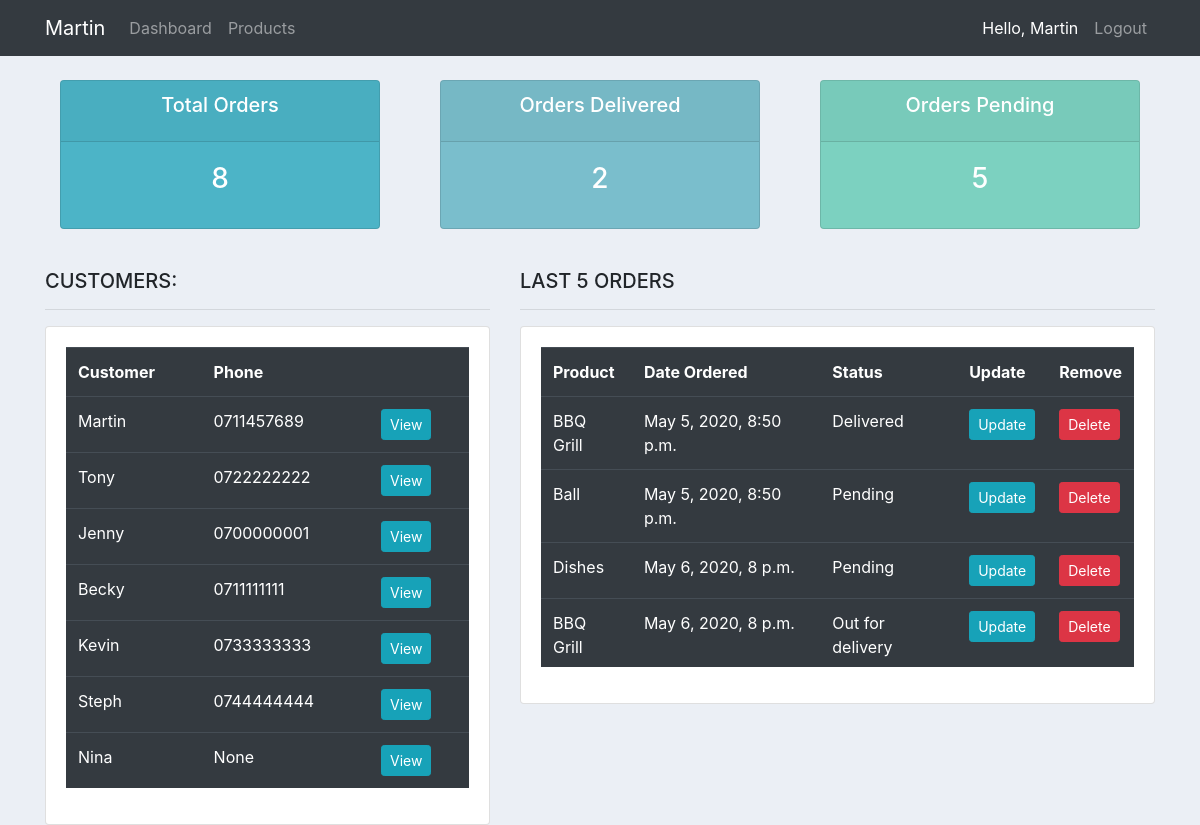
The app's page / (signed in) with its own data.
### accounts/models.py (models this page shows, shortened)
class Customer(models.Model):
    user = models.OneToOneField(User, null=True, blank=True, on_delete=models.CASCADE) # ONE USER CAN HAVE ONE CUSTOMER, ONE CUSTOMER CAN HAVE ONE USER
    name = models.CharField(max_length=200, null=True)
    phone = models.CharField(max_length=200, null=True)
    email = models.CharField(max_length=200, null=True)
    profile_pic = models.ImageField(default="default.png", null=True, blank=True)
    date_created = models.DateTimeField(auto_now_add=True, null=True)

class Order(models.Model):
    STATUS = (
        ('Pending', 'Pending'),
        ('Out for delivery', 'Out of delivery'),
        ('Delivered', 'Delivered'),
    )
    customer = models.ForeignKey(Customer, null=True, on_delete=models.SET_NULL)
    product = models.ForeignKey(Product, null=True, on_delete=models.SET_NULL)
    date_created = models.DateTimeField(auto_now_add=True, null=True)
    status = models.CharField(max_length=200, null=True, choices=STATUS) # Dropdown
    note = models.CharField(max_length=200, null=True)

class Product(models.Model):
    CATEGORY = (
        ('Indoor', 'Indoor'),
        ('Out Door', 'Out Door'),
    )
    name = models.CharField(max_length=200, null=True)
    price = models.FloatField(null=True)
    category = models.CharField(max_length=200, null=True, choices=CATEGORY)
    description = models.CharField(max_length=200, null=True, blank=True)
    date_created = models.DateTimeField(auto_now_add=True, null=True)
    tags = models.ManyToManyField(Tag)
    def __str__(self):
        return self.name

### accounts/decorators.py (the view)
    def wrapper_func(request, *args, **kwargs):
            group = None
            if request.user.groups.exists():
                group = request.user.groups.all()[0].name
            if group == 'customer':
                return redirect('user-page')
            if group == 'admin':
                return view_func(request, *args, **kwargs)

### accounts/views.py (called while the page is built)
@login_required(login_url='login')
@admin_only
def home(request):
    orders = Order.objects.all()
    customers = Customer.objects.all()
    total_customers = customers.count()
    total_orders = orders.count()
    delivered = orders.filter(status='Delivered').count()
    pending = orders.filter(status='Pending').count()
    context = {'orders': orders, 'customers': customers,
               "total_orders": total_orders, "delivered": delivered, "pending": pending}
    return render(request, 'accounts/dashboard.html', context)

### accounts/templates/accounts/dashboard.html (shortened to what this page needs)
{% extends 'accounts/main.html' %}
{% block content %}
{%  include 'accounts/status.html' %}
<br>
<div class="row">
    <div class="col-md-5">
        <h5>CUSTOMERS:</h5>
        <hr>
        <div class="card card-body">
            <table class="table table-hover table-dark">
                <tr>
                    <th>Customer</th>
                    <th>Phone</th>
                    <th></th>
                </tr>
                {% for customer in customers %}
                <tr>
                    <td>{{ customer.user }}</td>
                    <td>{{ customer.phone }}</td>
                    <td><a class="btn btn-sm btn-info" href="{% url 'customers' customer.id%}">View</a></td>
                </tr>
                {% endfor %}
            </table>
        </div>
    </div>
    <div class="col-md-7">
        <h5>LAST 5 ORDERS</h5>
        <hr>
        <div class="card card-body" style="background-color: #ffff;">
            <table class="table table-hover table-dark table-responsive">
                <tr>
                    <th>Product</th>
                    <th>Date Ordered</th>
                    <th>Status</th>
                    <th>Update</th>
                    <th>Remove</th>
                </tr>
                {% for order in orders %}
                <tr>
                    <td>{{ order.product }}</td>
                    <td>{{ order.date_created }}</td>
                    <td>{{ order.status }}</td>
                    <td><a class="btn btn-sm btn-info" href="{% url 'update_order' order.id %}">Update</a></td>
                    <td><a class="btn btn-sm btn-danger" href="{% url 'delete_order' order.id %}">Delete</a></td>
                </tr>
                {% endfor %}
            </table>
        </div>
    </div>
</div>
{% endblock %}

### accounts/templates/accounts/navbar.html (shortened to what this page needs)
{% load static %}
<nav class="navbar sticky-top navbar-expand-lg navbar-dark bg-dark">
<div class="container">
    <a class="navbar-brand" href="{% url 'home' %}">Martin</a>
    <div class="collapse navbar-collapse" id="navbarNavAltMarkup">
        <div class="navbar-nav mr-auto">
            {% if request.user.is_staff %}
                <a class="nav-item nav-link" href="{% url 'home' %}">Dashboard</a>
                <a class="nav-item nav-link" href="{% url 'products' %}">Products</a>
            {% else %}
                <a class="nav-item nav-link" href="{% url 'account' %}">Settings</a>
            {% endif %}
        </div>
        <div class="navbar-nav">
        {% if user.is_authenticated %}
            <span class="nav-item nav-link" id="hello-msg">Hello, {{request.user}}</span>
            <a class="nav-item nav-link" href="{% url 'logout' %}">Logout</a>
        {% else %}
            <a class="nav-item nav-link" href="{% url 'login' %}">Login</a>
            <a class="nav-item nav-link" href="{% url 'register' %}">Register</a>
        {% endif %}
        </div>
    </div>
</div>
</nav>

### static/css/main.css (style rules this page uses)
body { background-color: #ebeff5; }

### accounts/templates/accounts/navbar.html (style rules this page uses)
#hello-msg { color: #fff; }

### accounts/templates/accounts/dashboard.html (style rules this page uses)
.table-responsive { max-height:320px; }

### records on screen
Customer: user "Martin", phone "0711457689"
Customer: user "Tony", phone "0722222222"
Customer: user "Jenny", phone "0700000001"
Customer: user "Becky", phone "0711111111"
Customer: user "Kevin", phone "0733333333"
Customer: user "Steph", phone "0744444444"
Customer: user "Nina", phone "None"
Order: product "BBQ Grill", date_created "May 5, 2020, 8:50 p.m.", status "Delivered"
Order: product "Ball", date_created "May 5, 2020, 8:50 p.m.", status "Pending"
Order: product "Dishes", date_created "May 6, 2020, 8 p.m.", status "Pending"
Order: product "BBQ Grill", date_created "May 6, 2020, 8 p.m.", status "Out for delivery"

### other values on screen
{{ request.user }} "Martin"
{{ total_orders }} "8"
{{ delivered }} "2"
{{ pending }} "5"
